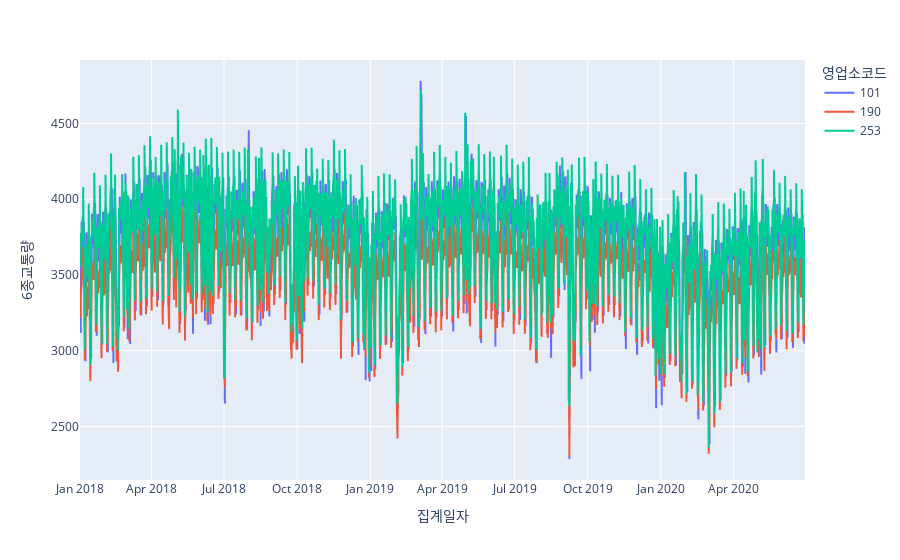

Notebook source saved alongside this figure:
### Code cell
px.line(data_frame = agg, x="집계일자", y="6종교통량", color="영업소코드")

### Figure 1 — Plotly figure (JSON) as saved in the notebook; plotly's stock layout.template omitted (floating-point values rounded to 4 significant figures; data arrays with more than 128 entries replaced by an {"elided": "..."} marker saying what was removed)
{"data": [{"hoverlabel": {"namelength": 0}, "hovertemplate": "영업소코드=101<br>집계일자=%{x}<br>6종교통량=%{y}", "legendgroup": "101", "line": {"color": "#636efa", "dash": "solid"}, "mode": "lines", "name": "101", "showlegend": true, "type": "scattergl", "x": {"elided": "1824 str values"}, "xaxis": "x", "y": {"elided": "1824 float values"}, "yaxis": "y"}, {"hoverlabel": {"namelength": 0}, "hovertemplate": "영업소코드=190<br>집계일자=%{x}<br>6종교통량=%{y}", "legendgroup": "190", "line": {"color": "#EF553B", "dash": "solid"}, "mode": "lines", "name": "190", "showlegend": true, "type": "scattergl", "x": {"elided": "1814 str values"}, "xaxis": "x", "y": {"elided": "1814 float values"}, "yaxis": "y"}, {"hoverlabel": {"namelength": 0}, "hovertemplate": "영업소코드=253<br>집계일자=%{x}<br>6종교통량=%{y}", "legendgroup": "253", "line": {"color": "#00cc96", "dash": "solid"}, "mode": "lines", "name": "253", "showlegend": true, "type": "scattergl", "x": {"elided": "1822 str values"}, "xaxis": "x", "y": {"elided": "1822 float values"}, "yaxis": "y"}], "layout": {"legend": {"title": {"text": "영업소코드"}, "tracegroupgap": 0}, "margin": {"t": 60}, "xaxis": {"anchor": "y", "domain": [0, 1], "title": {"text": "집계일자"}}, "yaxis": {"anchor": "x", "domain": [0, 1], "title": {"text": "6종교통량"}}}}
